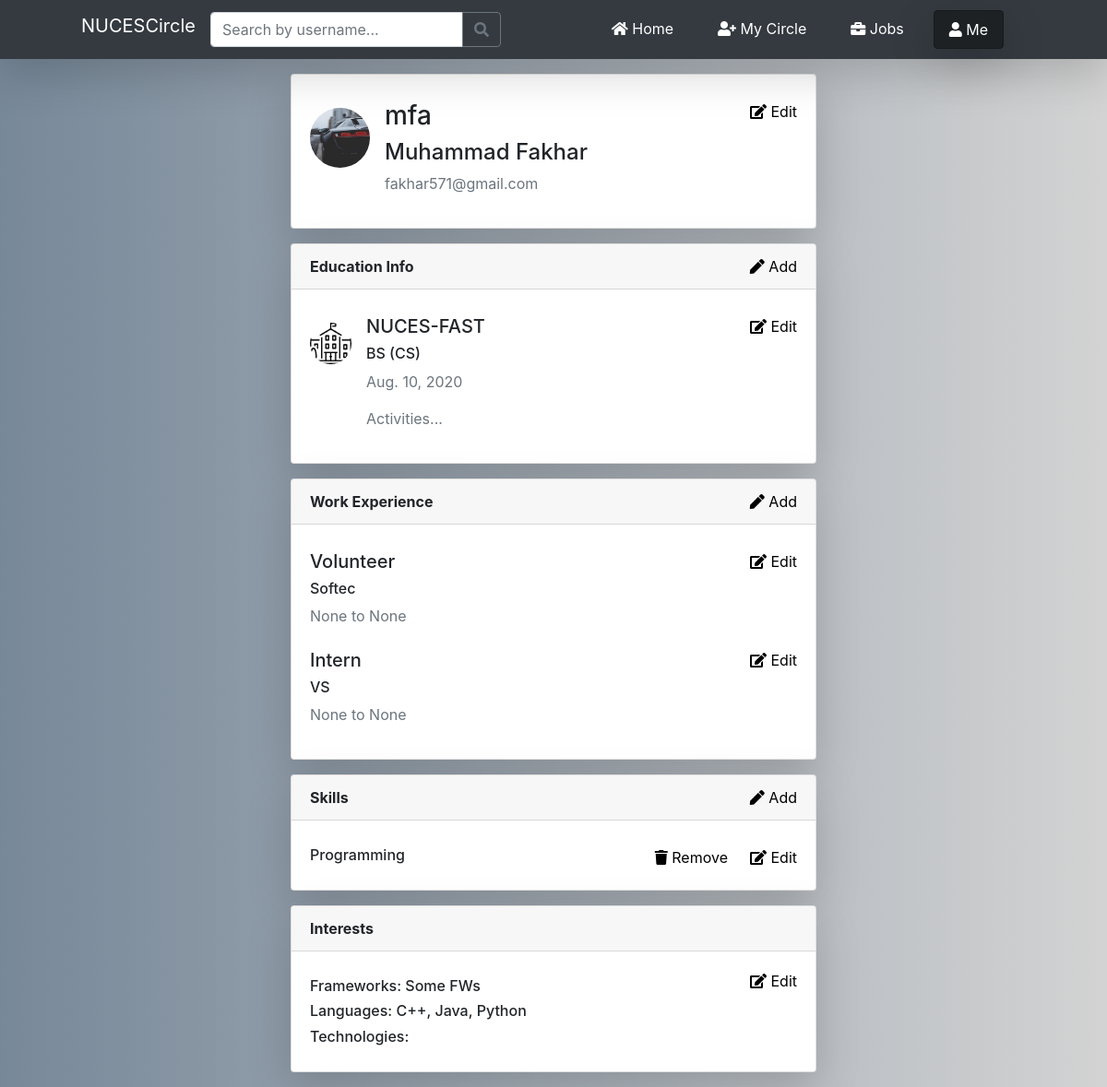
Page /view_profile/current-user-id=1/ (signed in) on the committed database.
### users/models.py (models this page shows, shortened)
class Profile(models.Model):
    user = models.OneToOneField(User, on_delete=models.CASCADE)
    accomplishments = models.CharField(max_length=255, blank=True)
    skills = models.CharField(max_length=255, blank=True)
    experiences = models.CharField(max_length=255, blank=True)
    interests = models.CharField(max_length=255, blank=True)
    grad_date = models.DateTimeField(blank=True, null=True)
    image = models.ImageField(default='default.jpg', upload_to='profile_pics')
    friends = models.ManyToManyField("Profile", blank=True)  # to have a list of all the associated other user models

class Education(models.Model):
    school = models.CharField(max_length=255, blank=False)
    degree = models.CharField(max_length=255, blank=True)
    study_field = models.CharField(max_length=255, blank=True)
    description = models.TextField(max_length=1023, blank=True)
    grad_year = models.DateField(blank=True, null=True)
    user = models.ForeignKey(User, on_delete=models.CASCADE)

class WorkExperience(models.Model):
    exp_title = models.CharField(max_length=255, blank=False)
    company = models.CharField(max_length=255, blank=True)
    start_year = models.DateField(blank=True, null=True)
    end_year = models.DateField(blank=True, null=True)
    description = models.TextField(max_length=1023, blank=True)
    user = models.ForeignKey(User, on_delete=models.CASCADE)

class Skills(models.Model):
    skill = models.CharField(max_length=255, blank=False)
    user = models.ForeignKey(User, on_delete=models.CASCADE)

class Interests(models.Model):
    frameworks = models.CharField(max_length=255, blank=True)
    languages = models.CharField(max_length=255, blank=True)
    technologies = models.CharField(max_length=255, blank=True)
    user = models.OneToOneField(User, on_delete=models.CASCADE)

### users/views.py (the view)
# urls.py: path('view_profile/current-user-id=<int:uid>/', user_views.view_profile, name='view-profile'),
@login_required
def view_profile(request, *args, **kwargs):
    uid = int(kwargs['uid'])
    to_user = User.objects.get(pk=uid)
    p = Profile.objects.get(user=to_user)
    friends = p.friends.all()
    button_status = 'none'
    if p not in request.user.profile.friends.all():
        button_status = 'not_friend'
        if len(UserConnections.objects.filter(from_user=request.user).filter(to_user=p.user)) == 1:
            button_status = 'friend_request_sent'
        elif len(UserConnections.objects.filter(from_user=p.user).filter(to_user=request.user)) == 1:
            button_status = 'received_request'
    elif p in request.user.profile.friends.all():
        button_status = 'is_friend'
    edu_data = Education.objects.all()
    exp_data = WorkExperience.objects.all()
    interests = Interests.objects.all()
    skill_data = Skills.objects.all()
    context = {
        'to_user': to_user,
        'button_status': button_status,
        'friends_list': friends,
        'education_data': edu_data,
        'interests': interests,
        'skill_data': skill_data,
        'exp_data': exp_data,
        'uid': uid
    }
    return render(request, 'users/view_profile.html', context)

### users/templates/users/view_profile.html (shortened to what this page needs)
{% extends "nucescircle/base.html" %}
{% load crispy_forms_tags %}
{% load static %}
{% block content %}
<div class="col-md-6 mx-auto mb-3 mt-3">
    <div class="card shadow-lg">
        <div class="card-body">
            <div class="media mt-2">
                {% if uid == user.id %}
                    <img src="{{ user.profile.image.url }}" alt="{{ user.username }}" class="mr-3 mt-2 rounded-circle" width="65" height="65">
                {% else %}
                    <img src="{{ to_user.profile.image.url }}" alt="{{ to_user.username }}" class="mr-3 mt-2 rounded-circle" width="65" height="65">
                {% endif %}
                <div class="media-body">
                    <div class="float-right">
                        {% if uid == user.id %}
                            <a href="{% url 'profile' %}"><i class="fas fa-edit"></i> Edit</a>
                        {% endif %}
                    </div>
                    {% if uid == user.id %}
                    <h3 class="">{{ user.username }}</h3>
                    <h4 class="">{{ user.first_name }} {{ user.last_name }}</h4>
                    <p class="text-secondary">{{ user.email }}</p>
                    {% else %}
                        <h3 class="">{{ to_user.username }}</h3>
                        <h4 class="">{{ to_user.first_name }} {{ to_user.last_name }}</h4>
                        <p class="text-secondary">{{ to_user.email }}</p>
                    {% endif %}
                </div>
            </div>
        </div>
    </div>
</div>
<div class="col-md-6 mx-auto mb-3">
    <div class="card shadow-lg">
        <div class="card-header"><strong>Education Info</strong>
             <div class="float-right">
                 {% if uid == user.id %}
                    <a href="{% url 'add-edu' %}"><i class="fas fa-pen"></i> Add</a>
                 {% endif %}
            </div>
        </div>
        <div class="card-body">
            {% if uid == user.id %}
                {% for edu in education_data %}
                    {% if edu.user == user %}
                        <div class="media mt-2">
                            <img src="{% static 'users/university.png' %}" class="mr-3 mt-2 rounded-circle" width="45" height="45">
                            <div class="media-body">
                                <div class="float-right">
                                        <a href="{% url 'edit-edu' edu.id %}"><i class="fas fa-edit"></i> Edit</a>
                                </div>
                                    <h5 class="">{{ edu.school }}</h5>
                                    <h6 class="">{{ edu.degree }}</h6>
                                    <p class="text-secondary">{{ edu.grad_year }}</p>
                                    <p class="text-muted">{{ edu.description }}</p>
                            </div>
                         </div>
                    {% endif %}
                {% endfor %}
            {% else %}
                <h6>{{ to_user.education_set.all.first }}</h6>
            {% endif %}
        </div>
    </div>
</div>
<div class="col-md-6 mx-auto mb-3">
    <div class="card shadow-lg">
        <div class="card-header"><strong>Work Experience</strong>
             <div class="float-right">
                 {% if uid == user.id %}
                    <a href="{% url 'add-exp' %}"><i class="fas fa-pen"></i> Add</a>
                 {% endif %}
            </div>
        </div>
        <div class="card-body">
            {% if uid == user.id %}
                {% for exp in exp_data %}
                    {% if exp.user == user %}
                        <div class="media mt-2">
                            <div class="media-body">
                                <div class="float-right">
                                    <a href="{% url 'edit-exp' exp.id %}"><i class="fas fa-edit"></i> Edit</a>
                                </div>
                                <h5 class="">{{ exp.exp_title }}</h5>
                                <h6 class="">{{ exp.company }}</h6>
                                <p class="text-secondary">{{ exp.start_year }} to {{ exp.end_year }}</p>
                            </div>
                         </div>
                    {% endif %}
                {% endfor %}
            {% else %}
                <h6>{{ to_user.workexperience_set.all.first }}</h6>
            {% endif %}
        </div>
    </div>
</div>
<div class="col-md-6 mx-auto mb-3">
    <div class="card shadow-lg">
        <div class="card-header"><strong>Skills</strong>
             <div class="float-right">
                 {% if uid == user.id %}
                    <a href="{% url 'add-skill' %}"><i class="fas fa-pen"></i> Add</a>
                 {% endif %}
            </div>
        </div>
        <div class="card-body">
            {% if uid == user.id %}
                {% for sk in skill_data %}
                    {% if sk.user == user %}
                        <div class="media mt-2">
                            <div class="media-body">
                                <div class="float-right">
                                    <a href="{% url 'edit-skill' sk.id %}"><i class="fas fa-edit"></i> Edit</a>
                                </div>
                                <div class="float-right mr-4">
                                    <a href="{% url 'delete-skill' sk.id %}"><i class="fas fa-trash"></i> Remove</a>
                                </div>
                                <h6>{{ sk.skill }}</h6>
                            </div>
                         </div>
                    {% endif %}
                {% endfor %}
            {% else %}
                <h6 class="">{{ to_user.skills_set.all.first }}</h6>
            {% endif %}
        </div>
    </div>
</div>
<div class="col-md-6 mx-auto mb-3">
    <div class="card shadow-lg">
        <div class="card-header"><strong>Interests</strong>
        </div>
        <div class="card-body">
            <div class="float-right">
                {% if uid == user.id %}
                    <a href="{% url 'edit-int' %}"><i class="fas fa-edit"></i> Edit</a>
                {% endif %}
            </div>
            {% if uid == user.id %}
                {% for int in interests %}
                    {% if int.user == user %}
                        <div class="media mt-2">
                            <div class="media-body">
                                    <h6 class="">Frameworks: {{ int.frameworks }}</h6>
                                    <h6 class="">Languages: {{ int.languages }}</h6>
                                    <h6 class="">Technologies: {{ int.technologies }}</h6>
                            </div>
                         </div>
                    {% endif %}
                {% endfor %}
             {% else %}
                <h6 class="">{{ to_user.interests }}</h6>
            {% endif %}
        </div>
    </div>
</div>
{% endblock %}

### nucescircle/static/nucescircle/newStyling.css (style rules this page uses)
a { color: black; }
#gradBg2 { background-color: slategray; background-image: linear-gradient(90deg, lightslategray, lightgray); }
body { background-color: #eeeeee; }

### rows in the picture
Education: school "NUCES-FAST", degree "BS (CS)", grad_year "Aug. 10, 2020", description "Activities..."
WorkExperience: exp_title "Volunteer", company "Softec", start_year "None", end_year "None"
WorkExperience: exp_title "Intern", company "VS", start_year "None", end_year "None"
Skills: skill "Programming"
Interests: frameworks "Some FWs", languages "C++, Java, Python"

### other values in the picture
{{ user.username }} "mfa"
{{ user.first_name }} "Muhammad"
{{ user.last_name }} "Fakhar"
{{ user.email }} "fakhar571@gmail.com"
